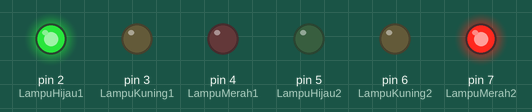
The sketch below on a simulated Arduino Uno, built with avr-gcc and run on an emulated ATmega328P. On the bench: output pins drawn as LEDs (lit = HIGH).

Above: at 0.5 s.
At 1.15 s:
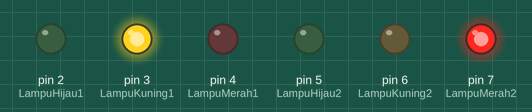
At 2.45 s:
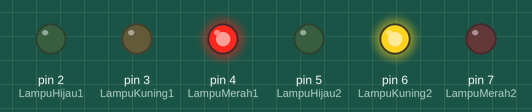
At 4.4 s:
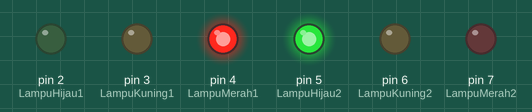
Timing chart, 0 to 6.0 s (numbered marks = the images above):
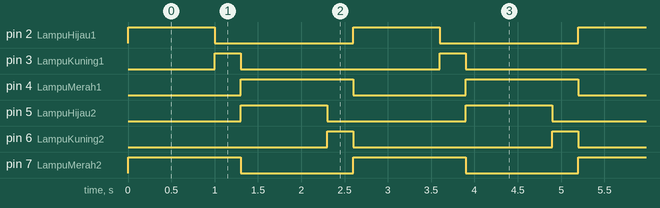

Measured:
- by itself, pin 2 (LampuHijau1), pin 5 (LampuHijau2): alternates HIGH for 1.0 s and LOW for 1.6 s
- by itself, pin 3 (LampuKuning1), pin 6 (LampuKuning2): alternates HIGH for 0.30 s and LOW for 2.3 s
- by itself, pin 4 (LampuMerah1), pin 7 (LampuMerah2): alternates HIGH for 1.3 s and LOW for 1.3 s

The sketch:

Traffic_Lights.ino
```cpp
//Latihan  Traffic Lights
int LampuHijau1 = 2;
int LampuKuning1 = 3;
int LampuMerah1 = 4;
int LampuHijau2 = 5;
int LampuKuning2 = 6;
int LampuMerah2 = 7;

void setup() {
  pinMode(LampuHijau1,OUTPUT);
  pinMode(LampuKuning1,OUTPUT);
  pinMode(LampuMerah1,OUTPUT);
  pinMode(LampuHijau2,OUTPUT);
  pinMode(LampuKuning2,OUTPUT);
  pinMode(LampuMerah2,OUTPUT);

}

void loop() {
  digitalWrite(LampuHijau1, 1);
  digitalWrite(LampuKuning1, 0);
  digitalWrite(LampuMerah1, 0);
  digitalWrite(LampuHijau2, 0);
  digitalWrite(LampuKuning2, 0);
  digitalWrite(LampuMerah2, 1);
  delay(1000);

  digitalWrite(LampuHijau1, 0);
  digitalWrite(LampuKuning1, 1);
  digitalWrite(LampuMerah1, 0);
  digitalWrite(LampuHijau2, 0);
  digitalWrite(LampuKuning2, 0);
  digitalWrite(LampuMerah2, 1);
  delay(300);

  digitalWrite(LampuHijau1, 0);
  digitalWrite(LampuKuning1, 0);
  digitalWrite(LampuMerah1, 1);
  digitalWrite(LampuHijau2, 1);
  digitalWrite(LampuKuning2, 0);
  digitalWrite(LampuMerah2, 0);
  delay(1000);

    digitalWrite(LampuHijau1, 0);
  digitalWrite(LampuKuning1, 0);
  digitalWrite(LampuMerah1, 1);
  digitalWrite(LampuHijau2, 0);
  digitalWrite(LampuKuning2, 1);
  digitalWrite(LampuMerah2, 0);
  delay(300);

}
```
